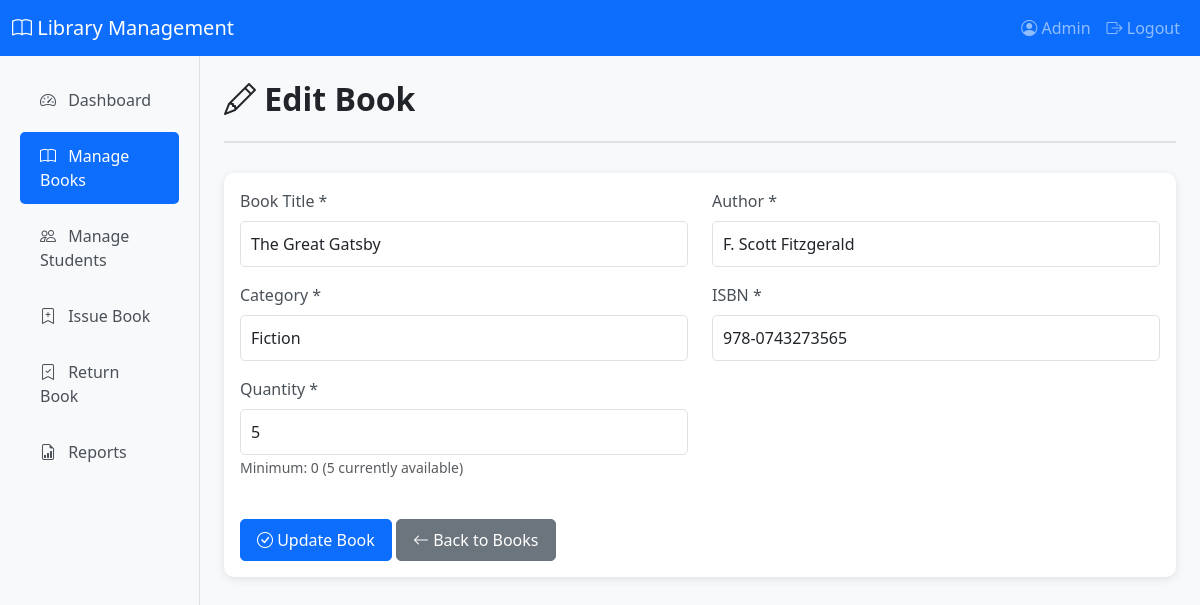
The page /admin/edit_book.php?id=1 (signed in) on the database its author committed.
### tables this page shows
CREATE TABLE IF NOT EXISTS books (
    id INT AUTO_INCREMENT PRIMARY KEY,
    title VARCHAR(255) NOT NULL,
    author VARCHAR(100) NOT NULL,
    category VARCHAR(100) NOT NULL,
    isbn VARCHAR(20) NOT NULL UNIQUE,
    quantity INT NOT NULL DEFAULT 1,
    available_quantity INT NOT NULL DEFAULT 1,
    added_date DATE NOT NULL
);

### admin/edit_book.php (the view, shortened to what this page needs)
<?php
include '../includes/db.php';
include '../includes/header.php';
$book_id = intval($_GET['id']);
$stmt = $conn->prepare("SELECT * FROM books WHERE id = ?");
$stmt->bind_param("i", $book_id);
$stmt->execute();
$result = $stmt->get_result();
$book = $result->fetch_assoc();
?>
<div class="page-header">
    <h2><i class="bi bi-pencil"></i> Edit Book</h2>
</div>
<div class="card">
    <div class="card-body">
        <form method="POST" action="">
            <div class="row">
                <div class="col-md-6 mb-3">
                    <label for="title" class="form-label">Book Title *</label>
                    <input type="text" class="form-control" id="title" name="title" value="<?php echo htmlspecialchars($book['title']); ?>" required>
                </div>
                <div class="col-md-6 mb-3">
                    <label for="author" class="form-label">Author *</label>
                    <input type="text" class="form-control" id="author" name="author" value="<?php echo htmlspecialchars($book['author']); ?>" required>
                </div>
                <div class="col-md-6 mb-3">
                    <label for="category" class="form-label">Category *</label>
                    <input type="text" class="form-control" id="category" name="category" value="<?php echo htmlspecialchars($book['category']); ?>" required>
                </div>
                <div class="col-md-6 mb-3">
                    <label for="isbn" class="form-label">ISBN *</label>
                    <input type="text" class="form-control" id="isbn" name="isbn" value="<?php echo htmlspecialchars($book['isbn']); ?>" required>
                </div>
                <div class="col-md-6 mb-3">
                    <label for="quantity" class="form-label">Quantity *</label>
                    <input type="number" class="form-control" id="quantity" name="quantity" min="<?php echo $book['quantity'] - $book['available_quantity']; ?>" value="<?php echo $book['quantity']; ?>" required>
                    <small class="text-muted">Minimum: <?php echo $book['quantity'] - $book['available_quantity']; ?> (<?php echo $book['available_quantity']; ?> currently available)</small>
                </div>
            </div>
            <div class="mt-4">
                <button type="submit" class="btn btn-primary">
                    <i class="bi bi-check-circle"></i> Update Book
                </button>
                <a href="manage_books.php" class="btn btn-secondary">
                    <i class="bi bi-arrow-left"></i> Back to Books
                </a>
            </div>
        </form>
    </div>
</div>
<?php
include '../includes/footer.php';
?>

### assets/css/style.css (style rules this page uses)
body { font-family: 'Segoe UI', Tahoma, Geneva, Verdana, sans-serif; background-color: #f8f9fa; }
.card { border: none; border-radius: 10px; box-shadow: 0 2px 10px rgba(0, 0, 0, 0.1); transition: transform 0.3s ease; }
.form-control, .form-select { border-radius: 5px; padding: 10px; }
.form-label { font-weight: 500; color: #495057; }
.btn { border-radius: 5px; padding: 8px 16px; font-weight: 500; }
.page-header { margin-bottom: 30px; padding-bottom: 15px; border-bottom: 2px solid #dee2e6; }
.page-header h2 { color: #212529; font-weight: 600; }

### rows shown on the page
books: title "The Great Gatsby", author "F. Scott Fitzgerald", category "Fiction", isbn "978-0743273565", quantity "5", $book['quantity'] - $book['available_quantity'] "0", available_quantity "5"

### other values the page prints
$_SESSION['admin_name'] "Admin"
